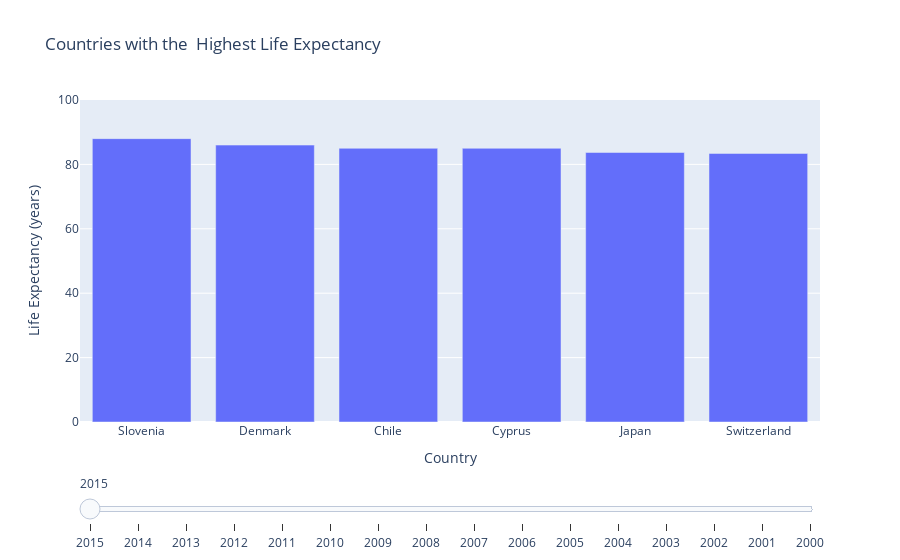

Notebook source saved alongside this figure:
### Markdown cell above
## Countries with highest life expectancies over the years

### Code cell
import plotly.graph_objs as go
def get_top6_countries(df, year):
    df_year = df[df['Year'] == year]
    return df_year.nlargest(6, 'Life expectancy ')

years = df['Year'].unique().tolist()


fig = go.Figure()

df_initial = get_top6_countries(df, years[0])
fig.add_trace(go.Bar(x=df_initial['Country'], y=df_initial['Life expectancy '], name=str(years[0])))

fig.update_layout(title='Countries with the  Highest Life Expectancy', xaxis_title='Country', yaxis_title='Life Expectancy (years)',
                  xaxis={'type': 'category'}, yaxis_range=[0, 100], barmode='group')

slider = dict(
    active=0,
    pad={"t": 50},
    steps=[],
)


for year in years:
    df_top6 = get_top6_countries(df, year)
    countries = df_top6['Country'].tolist()
    slider['steps'].append(dict(label=str(year), method="update", args=[{"x": [countries], "y": [df_top6['Life expectancy '].tolist()], "visible": [True]},
                                                                          {"title": str(year)}]))
    

fig.update_layout(sliders=[slider])

# Display the figure
fig.show()

### Figure 1 — Plotly figure (JSON) as saved in the notebook; plotly's stock layout.template omitted (floating-point values rounded to 4 significant figures)
{"data": [{"name": "2015", "type": "bar", "x": ["Slovenia", "Denmark", "Chile", "Cyprus", "Japan", "Switzerland"], "y": [88, 86, 85, 85, 83.7, 83.4]}], "layout": {"barmode": "group", "sliders": [{"active": 0, "pad": {"t": 50}, "steps": [{"args": [{"visible": [true], "x": [["Slovenia", "Denmark", "Chile", "Cyprus", "Japan", "Switzerland"]], "y": [[88, 86, 85, 85, 83.7, 83.4]]}, {"title": "2015"}], "label": "2015", "method": "update"}, {"args": [{"visible": [true], "x": [["Belgium", "Finland", "Germany", "Portugal", "Greece", "Slovenia"]], "y": [[89, 89, 89, 89, 88, 87]]}, {"title": "2014"}], "label": "2014", "method": "update"}, {"args": [{"visible": [true], "x": [["Belgium", "Finland", "United Kingdom of Great Britain and Northern Ireland", "Germany", "Greece", "Portugal"]], "y": [[87, 87, 87, 86, 86, 86]]}, {"title": "2013"}], "label": "2013", "method": "update"}, {"args": [{"visible": [true], "x": [["Austria", "Germany", "United Kingdom of Great Britain and Northern Ireland", "Ireland", "Finland", "Greece"]], "y": [[88, 86, 86, 85, 84, 84]]}, {"title": "2012"}], "label": "2012", "method": "update"}, {"args": [{"visible": [true], "x": [["Austria", "Luxembourg", "Malta", "New Zealand", "United Kingdom of Great Britain and Northern Ireland", "Germany"]], "y": [[88, 88, 87, 86, 86, 85]]}, {"title": "2011"}], "label": "2011", "method": "update"}, {"args": [{"visible": [true], "x": [["New Zealand", "Netherlands", "Republic of Korea", "Ireland", "Luxembourg", "Austria"]], "y": [[89, 88, 87, 86, 86, 84]]}, {"title": "2010"}], "label": "2010", "method": "update"}, {"args": [{"visible": [true], "x": [["Norway", "Netherlands", "Republic of Korea", "New Zealand", "Japan", "Luxembourg"]], "y": [[89, 86, 86, 85, 83, 83]]}, {"title": "2009"}], "label": "2009", "method": "update"}, {"args": [{"visible": [true], "x": [["France", "Canada", "Norway", "Austria", "Netherlands", "Republic of Korea"]], "y": [[89, 87, 86, 84, 83, 83]]}, {"title": "2008"}], "label": "2008", "method": "update"}, {"args": [{"visible": [true], "x": [["France", "Spain", "Sweden", "Canada", "Norway", "Israel"]], "y": [[89, 89, 89, 85, 85, 84]]}, {"title": "2007"}], "label": "2007", "method": "update"}, {"args": [{"visible": [true], "x": [["Spain", "Sweden", "Singapore", "France", "Canada", "Israel"]], "y": [[88, 88, 87, 86, 85, 84]]}, {"title": "2006"}], "label": "2006", "method": "update"}, {"args": [{"visible": [true], "x": [["Italy", "Sweden", "Japan", "Singapore", "Switzerland", "Australia"]], "y": [[88, 85, 82, 82, 81.1, 81]]}, {"title": "2005"}], "label": "2005", "method": "update"}, {"args": [{"visible": [true], "x": [["Italy", "Iceland", "Australia", "Sweden", "Japan", "France"]], "y": [[89, 88, 86, 83, 82.1, 82]]}, {"title": "2004"}], "label": "2004", "method": "update"}, {"args": [{"visible": [true], "x": [["Iceland", "Switzerland", "Australia", "Sweden", "Japan", "Italy"]], "y": [[87, 85, 83, 82, 81.9, 79.9]]}, {"title": "2003"}], "label": "2003", "method": "update"}, {"args": [{"visible": [true], "x": [["Iceland", "Switzerland", "Japan", "Italy", "Australia", "Sweden"]], "y": [[84, 84, 81.8, 80, 79.9, 79.9]]}, {"title": "2002"}], "label": "2002", "method": "update"}, {"args": [{"visible": [true], "x": [["Switzerland", "Japan", "Iceland", "Australia", "Italy", "Sweden"]], "y": [[82, 81.5, 80, 79.9, 79.8, 79.8]]}, {"title": "2001"}], "label": "2001", "method": "update"}, {"args": [{"visible": [true], "x": [["Japan", "Iceland", "Switzerland", "Sweden", "Australia", "Italy"]], "y": [[81.1, 79.7, 79.7, 79.6, 79.5, 79.4]]}, {"title": "2000"}], "label": "2000", "method": "update"}]}], "title": {"text": "Countries with the  Highest Life Expectancy"}, "xaxis": {"title": {"text": "Country"}, "type": "category"}, "yaxis": {"range": [0, 100], "title": {"text": "Life Expectancy (years)"}}}}
